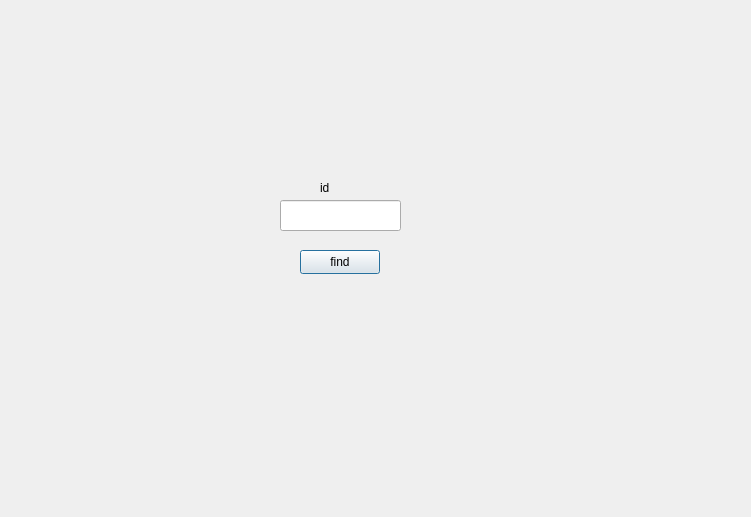
<?xml version="1.0" encoding="UTF-8"?>
<ui version="4.0">
 <class>findMenu</class>
 <widget class="QDialog" name="findMenu">
  <property name="geometry">
   <rect>
    <x>0</x>
    <y>0</y>
    <width>751</width>
    <height>517</height>
   </rect>
  </property>
  <property name="windowTitle">
   <string>Dialog</string>
  </property>
  <widget class="QLineEdit" name="PK">
   <property name="geometry">
    <rect>
     <x>280</x>
     <y>200</y>
     <width>121</width>
     <height>31</height>
    </rect>
   </property>
  </widget>
  <widget class="QPushButton" name="findButton">
   <property name="geometry">
    <rect>
     <x>300</x>
     <y>250</y>
     <width>80</width>
     <height>24</height>
    </rect>
   </property>
   <property name="text">
    <string>find</string>
   </property>
  </widget>
  <widget class="QLabel" name="label">
   <property name="geometry">
    <rect>
     <x>320</x>
     <y>180</y>
     <width>49</width>
     <height>16</height>
    </rect>
   </property>
   <property name="text">
    <string>id</string>
   </property>
  </widget>
 </widget>
 <resources/>
 <connections/>
</ui>
